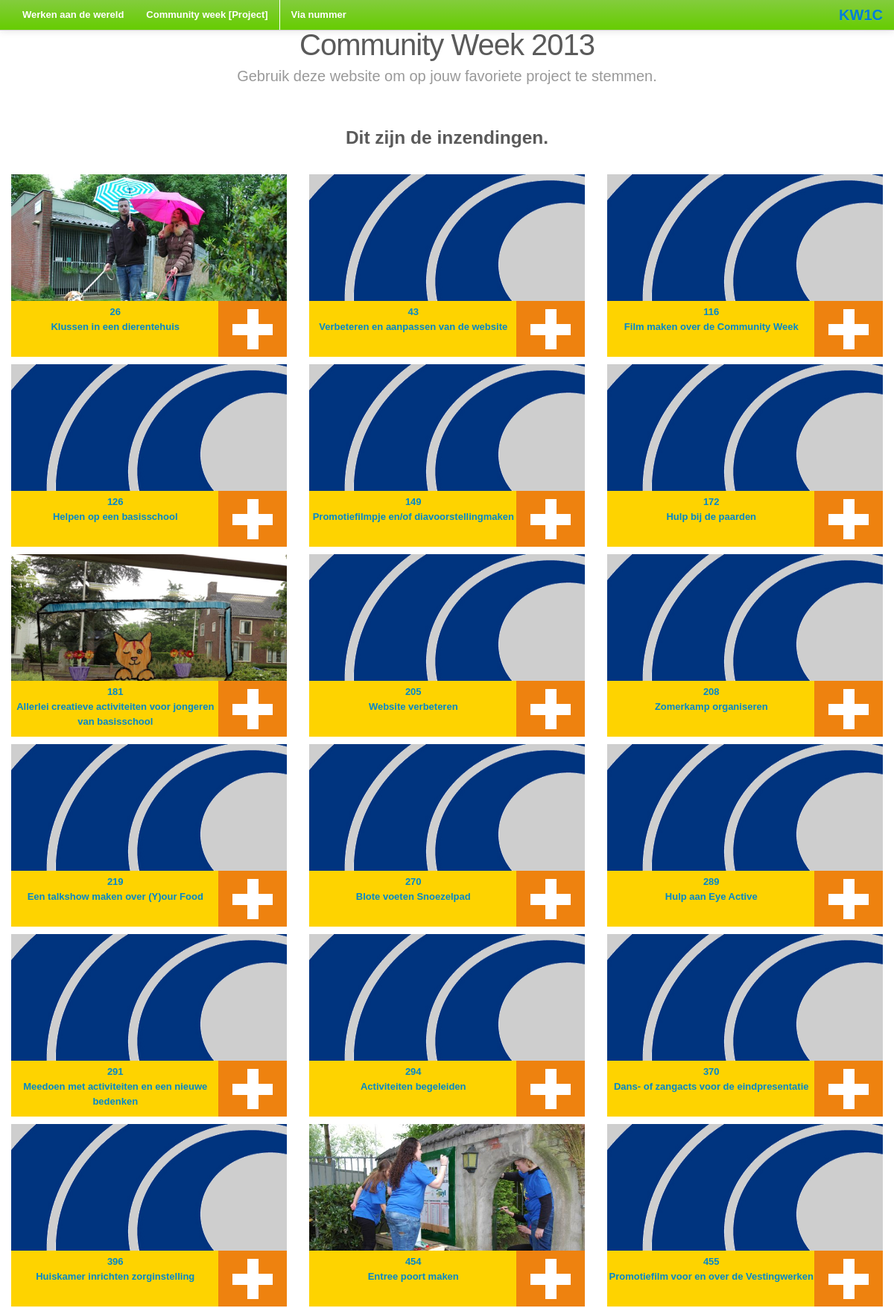
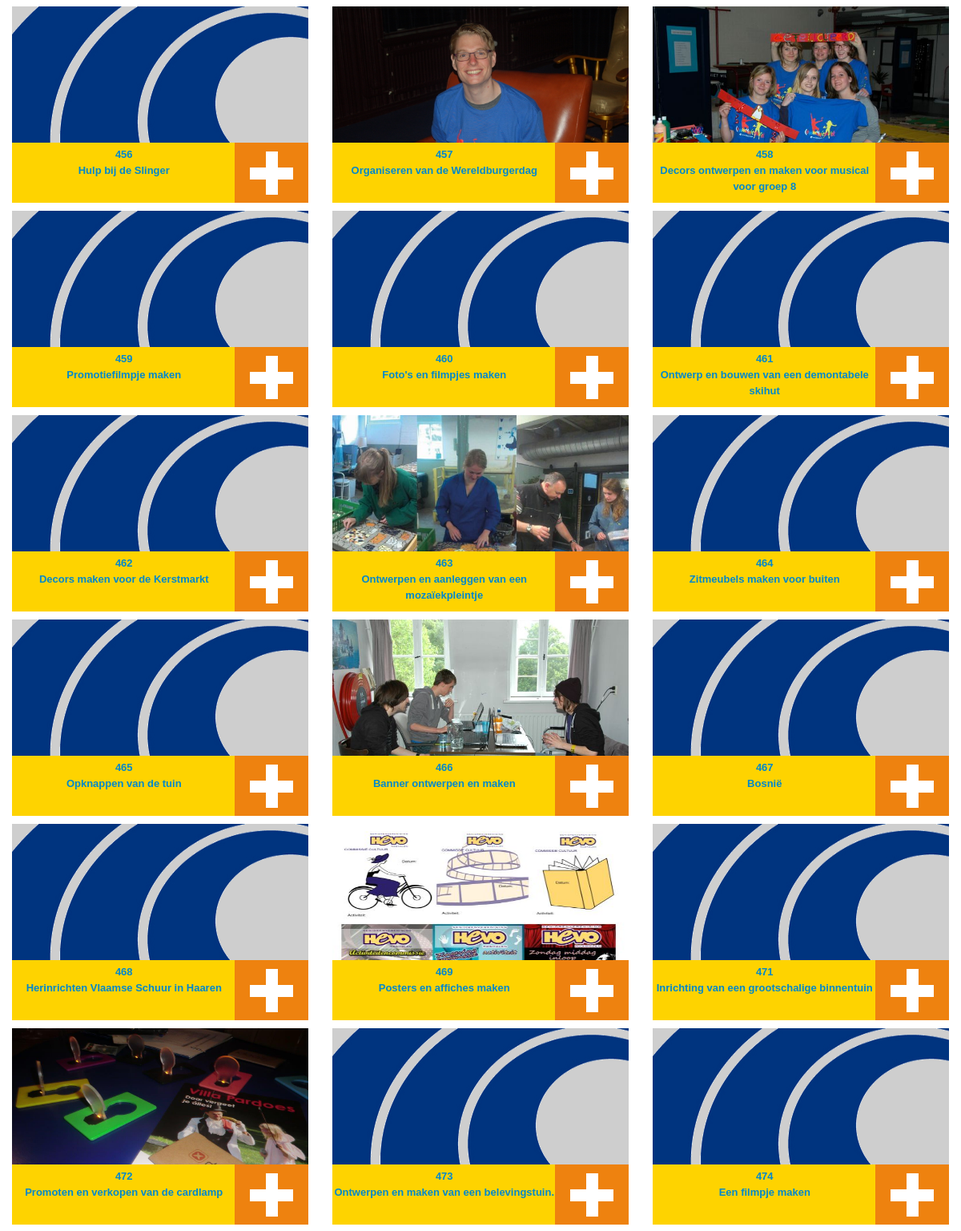
/categorie.php?cat=2 (upper part), run on the app's committed database (2 pictures, top to bottom).
### tables this page shows
CREATE TABLE IF NOT EXISTS `items` (
  `id` int(11) NOT NULL DEFAULT '0',
  `naam` varchar(75) NOT NULL,
  `beschrijving` longtext NOT NULL,
  `afbeelding_bestandsnaam` varchar(75) NOT NULL DEFAULT 'leeg.png',
  `link` varchar(333) NOT NULL,
  `categorie` int(11) NOT NULL DEFAULT '0',
  PRIMARY KEY (`id`)
);

### assets/php/functions.php (the view, shortened to what this page needs)
<?php
	function allowVoting($cat = null){
		if($cat == null){
			return true;
		}
		else{
			if($_COOKIE[$cat] == true){
				return false;
			}
			else{
				return true;
			}
		}
	}
	function get_header(){
		require_once('./assets/elements/header.php');
	}
	function renderItem($item){
		echo "<div class=\"span4 item\">";
		echo "<a href=\"#voteInfoBox\" class=\"voteModalLink\" onClick=\"getDesc(".$item["id"].")\" ><img src=\"assets/images/".$item["afbeelding_bestandsnaam"]."\" /></a>";
		echo "<div class=\"stembalk\">";
		echo "<p class='name'><a href=\"#voteInfoBox\" class=\"voteModalLink\" onClick=\"getDesc(".$item["id"].")\" >".$item["id"]."<br />".$item["naam"]."</a></p>";
		if(!allowVoting()){
			echo "<div class=\"stembox closed\" ></div>";
		} else {
			echo "<div class=\"stembox\" onclick=\"openVoteBox(this,'".$item['id']."','".$item['categorie']."')\"></div>";
		}
		echo "</div>";
		echo "</div>";
	}
?>

### categorie.php (shortened to what this page needs)
<?php require_once('assets/php/functions.php'); ?>
<!DOCTYPE html>
<html lang="en">
	<?php get_header(); ?>
	<div class="container">
	  <div class="changes">
		<?php
			if($_GET['cat'] == 1){
				echo "<h1 class=\"pagina-header\">Werken aan de Wereld</h1>";
				echo '<p class="marketing-byline">In de afgelopen weken hebben klassen van 4 afdelingen gewerkt aan \'wereldburgerschap\'. Om te laten zien wat wereldburgerschap is en wat voor wereldburger zij zelf zijn (geworden), hebben de studenten een eindproduct gemaakt. Ze mochten zelf kiezen hoe het product eruit moest zien. Jij mag kiezen welk product jij het beste vindt.</p>';
			}
			else{
				echo "<h1 class=\"pagina-header\">Community Week 2013</h1>";
				echo '<p class="marketing-byline">Gebruik deze website om op jouw favoriete project te stemmen.</p>';
			}
			if(!allowVoting($_GET['cat'])){
				echo "<p class='marketing-byline red-error'>Op dit moment kan er nog niet gestemd worden of je hebt al gestemd.</p>";
			}
			else{
				if(!isset($_GET["cat"]) || empty($_GET["cat"]))
				{
					echo "Er is geen categorie opgegeven";
				}
				elseif(isset($_GET["cat"]) && $_GET["cat"] > 3)
				{
					echo "Er is een ongeldige categorie opgegeven";
				}
				else{
					$pdoConn = openPDOConnection();
					$catId = $pdoConn->quote($_GET["cat"]);
					echo '<div class="row">
						  <div class="span12">
							<h3 class="subtitle">Dit zijn de inzendingen.</h3>
						  </div>
						</div>
						';
					$sqlQuery = "SELECT * FROM items WHERE categorie = ".$catId." ORDER BY id, naam ASC";
					$sqlResult = $pdoConn->query($sqlQuery);
					if($sqlResult->rowCount() > 0)
					{
						echo "<div class='row'>";
						foreach($sqlResult as $item)
						{
							renderItem($item);
						}
						echo "</div>";
					} else {
						echo "Er zijn geen items in deze categorie";
					}
				}
			}
		?>
	  </div>
	 </div>
  </body>
</html>

### assets/elements/header.php (shortened to what this page needs)
<head>
    <link href="assets/css/bootstrap.css" rel="stylesheet">
    <link href="assets/css/bootstrap-responsive.css" rel="stylesheet">
	<link href="assets/css/kw1c.css" rel="stylesheet">
    <link href="assets/css/docs.css" rel="stylesheet">
    <link href="assets/js/google-code-prettify/prettify.css" rel="stylesheet">
  </head>
  <body>
    <div class="navbar navbar-inverse navbar-fixed-top">
      <div class="navbar-inner">
        <div class="container">
          <a class="brand" href="./index2.php">KW1C</a>
          <div class="nav-collapse collapse">
            <ul class="nav">
              <li class="active">
                <a href="./categorie.php?cat=1">Werken aan de wereld</a>
              </li>
			  <li class="active">
                <a href="./categorie.php?cat=2">Community week [Project]</a>
              </li>
			  <li class="active right">
                <a href="./nummer.php">Via nummer</a>
              </li>
            </ul>
          </div>
        </div>
      </div>
    </div>

### assets/css/kw1c.css (style rules this page uses)
body,html { font-family: Verdana, "MS Sans Serif" , Arial, Tahoma !important; }
.span4.item { margin-top: 10px; }
.span4.item img { width: 100%; overflow: hidden; max-height: 245px; }
.span4.item .stembalk { position: relative; height: 75px; width: 100%; z-index: 1px; background-color: #fed300; margin-top: -75px; }
.span4.item .stembox { position: absolute; height: 75px; width: 25%; right: 0px; top: 0px; z-index: 2px; background-color: #ee820f; background-image: url("../images/plus.png"); background-size: 64px 64px; background-repeat: no-repeat; background-position: center center; cursor: pointer; }
.span4.item .stembalk p { position: absolute; left: 1px; top: 5px; width: 75%; font-size: 13px; color: white; font-weight: bold; }
ul.nav li.right { border-left: 1px solid white; }
.changes { margin-top: -60px; }
.container .changes .pagina-header { font-size: 40px; }

### assets/css/docs.css (style rules this page uses)
body { position: relative; padding-top: 40px; }
body > .navbar { font-size: 13px; }
body > .navbar .brand { padding-right: 0; padding-left: 65px; margin-left: 20px; float: right; font-weight: bold; color: #000; text-shadow: 0 1px 0 rgba(255,255,255,.1), 0 0 30px rgba(255,255,255,.125); background: url("../img/jasny-logo.png") no-repeat scroll -85px -200px transparent; -webkit-transition: all .2s linear; -moz-transition: all .2s linear; transition: all .2s linear; }
.changes, .marketing { text-align: center; color: #5a5a5a; }
.changes h1, .marketing h1 { margin: 60px 0 10px; font-size: 60px; font-weight: 200; line-height: 1; letter-spacing: -1px; }
.changes .row { margin-bottom: 9px; }
.changes .marketing-byline, .marketing .marketing-byline { margin-bottom: 40px; font-size: 20px; font-weight: 300; line-height: 1.25; color: #999; }

### data on the page
items: afbeelding_bestandsnaam (picture), id "26", naam "Klussen in een dierentehuis"
items: afbeelding_bestandsnaam (picture), id "43", naam "Verbeteren en aanpassen van de website"
items: afbeelding_bestandsnaam (picture), id "116", naam "Film maken over de Community Week"
items: afbeelding_bestandsnaam (picture), id "126", naam "Helpen op een basisschool"
items: afbeelding_bestandsnaam (picture), id "149", naam "Promotiefilmpje en/of diavoorstellingmaken"
items: afbeelding_bestandsnaam (picture), id "172", naam "Hulp bij de paarden"
items: afbeelding_bestandsnaam (picture), id "181", naam "Allerlei creatieve activiteiten voor jongeren van basisschool"
items: afbeelding_bestandsnaam (picture), id "205", naam "Website verbeteren"
items: afbeelding_bestandsnaam (picture), id "208", naam "Zomerkamp organiseren"
items: afbeelding_bestandsnaam (picture), id "219", naam "Een talkshow maken over (Y)our Food"
items: afbeelding_bestandsnaam (picture), id "270", naam "Blote voeten Snoezelpad"
items: afbeelding_bestandsnaam (picture), id "289", naam "Hulp aan Eye Active"
items: afbeelding_bestandsnaam (picture), id "291", naam "Meedoen met activiteiten en een nieuwe bedenken"
items: afbeelding_bestandsnaam (picture), id "294", naam "Activiteiten begeleiden"
items: afbeelding_bestandsnaam (picture), id "370", naam "Dans- of zangacts voor de eindpresentatie"
items: afbeelding_bestandsnaam (picture), id "396", naam "Huiskamer inrichten zorginstelling"
items: afbeelding_bestandsnaam (picture), id "454", naam "Entree poort maken"
items: afbeelding_bestandsnaam (picture), id "455", naam "Promotiefilm voor en over de Vestingwerken"
items: afbeelding_bestandsnaam (picture), id "456", naam "Hulp bij de Slinger"
items: afbeelding_bestandsnaam (picture), id "457", naam "Organiseren van de Wereldburgerdag"
items: afbeelding_bestandsnaam (picture), id "458", naam "Decors ontwerpen en maken voor musical voor groep 8"
items: afbeelding_bestandsnaam (picture), id "459", naam "Promotiefilmpje maken"
items: afbeelding_bestandsnaam (picture), id "460", naam "Foto's en filmpjes maken"
items: afbeelding_bestandsnaam (picture), id "461", naam "Ontwerp en bouwen van een demontabele skihut"
items: afbeelding_bestandsnaam (picture), id "462", naam "Decors maken voor de Kerstmarkt"
items: afbeelding_bestandsnaam (picture), id "463", naam "Ontwerpen en aanleggen van een mozaïekpleintje"
items: afbeelding_bestandsnaam (picture), id "464", naam "Zitmeubels maken voor buiten"
items: afbeelding_bestandsnaam (picture), id "465", naam "Opknappen van de tuin"
items: afbeelding_bestandsnaam (picture), id "466", naam "Banner ontwerpen en maken"
items: afbeelding_bestandsnaam (picture), id "467", naam "Bosnië"
items: afbeelding_bestandsnaam (picture), id "468", naam "Herinrichten Vlaamse Schuur in Haaren"
items: afbeelding_bestandsnaam (picture), id "469", naam "Posters en affiches maken"
items: afbeelding_bestandsnaam (picture), id "471", naam "Inrichting van een grootschalige binnentuin"
items: afbeelding_bestandsnaam (picture), id "472", naam "Promoten en verkopen van de cardlamp"
items: afbeelding_bestandsnaam (picture), id "473", naam "Ontwerpen en maken van een belevingstuin."
items: afbeelding_bestandsnaam (picture), id "474", naam "Een filmpje maken"
